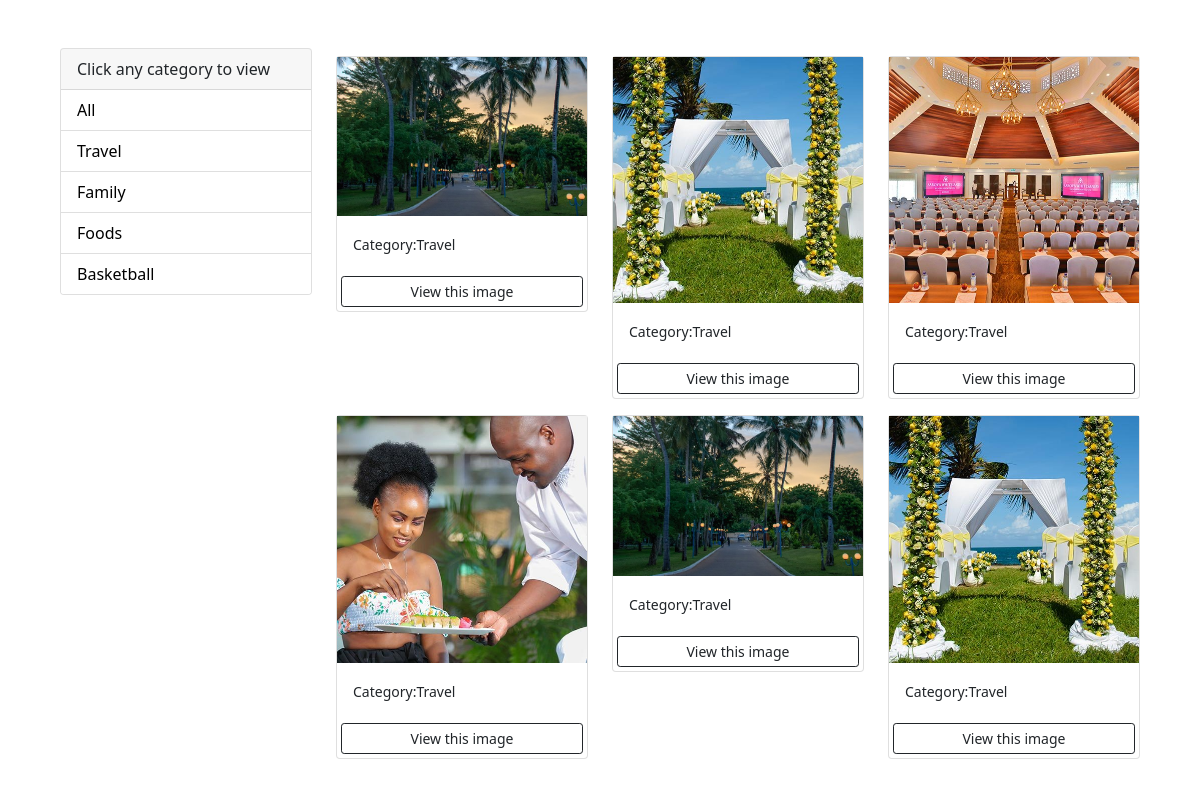
/?category=Travel, run on the app's committed database.
### photos/models.py (models this page shows, shortened)
class Category(models.Model):
    name = models.CharField(max_length=100, null=False, blank=False)

class Photo(models.Model):
    category = models.ForeignKey(Category, on_delete=models.SET_NULL, null=True, blank=True)
    image = models.ImageField(null=False, blank=False)
    description = models.TextField()

### photos/views.py (the view)
# urls.py: path('', views.gallery, name='gallery'), # Our homepage
def gallery(request):
    category = request.GET.get('category')
    if category == None:
        photos = Photo.objects.all()
    else:
        photos = Photo.objects.filter(category__name = category)
    categories = Category.objects.all()
    context = {'categories':categories, 'photos':photos}
    return render(request, 'photos/gallery.html', context)

### photos/templates/photos/gallery.html (shortened to what this page needs)
<!DOCTYPE html>
<html lang="en">
<head>
    <link href="https://cdn.jsdelivr.net/npm/bootstrap@5.0.0-beta1/dist/css/bootstrap.min.css" rel="stylesheet"
>
</head>
<body class="m-5">
<div class="container">
    <div class="row">
        <div class="col-md-3">
            <div class="card">
                <div class="card-header"> Click any category to view </div>
                <ul class="list-group list-group-flush">
                    <li class="list-group-item"><a href="{% url 'gallery' %}">All</a></li>
                        {% for category in categories %}
                        <li class=" list-group-item">
                            <a href="{% url 'gallery' %}?category={{category.name}}">
                                {{category.name}}
                            </a>
                        </li>
                        {% endfor %}
                </ul>
            </div>
        </div>
                <div class="col-md-9">
            <div class="row">
                {% for photo in photos %}
                <div class="col-md-4">
                    <div class="card my-2">
                        <img class="image-thumbnail" src="{{photo.image.url}}" alt="Card image cap">
                        <div class="card-body">
                            <small>Category:{{photo.category.name}}</small>
                        </div>
                        <a class="btn btn-outline-dark btn-sm m-1" href="{% url 'photo' photo.id %}">View this image</a>
                    </div>
                </div>
                {% empty%}
                <h3>No photos uploaded</h3>
                {% endfor %}
            </div>
        </div>
    </div>
</div>
</body>
</html>

### photos/templates/photos/gallery.html (style rules this page uses)
.list-group-item a { text-decoration: none; color: black; }

### data on the page
Category: name "Travel"
Category: name "Family"
Category: name "Foods"
Category: name "Basketball"
Photo: image (picture), category.name "Travel"
Photo: image (picture), category.name "Travel"
Photo: image (picture), category.name "Travel"
Photo: image (picture), category.name "Travel"
Photo: image (picture), category.name "Travel"
Photo: image (picture), category.name "Travel"
